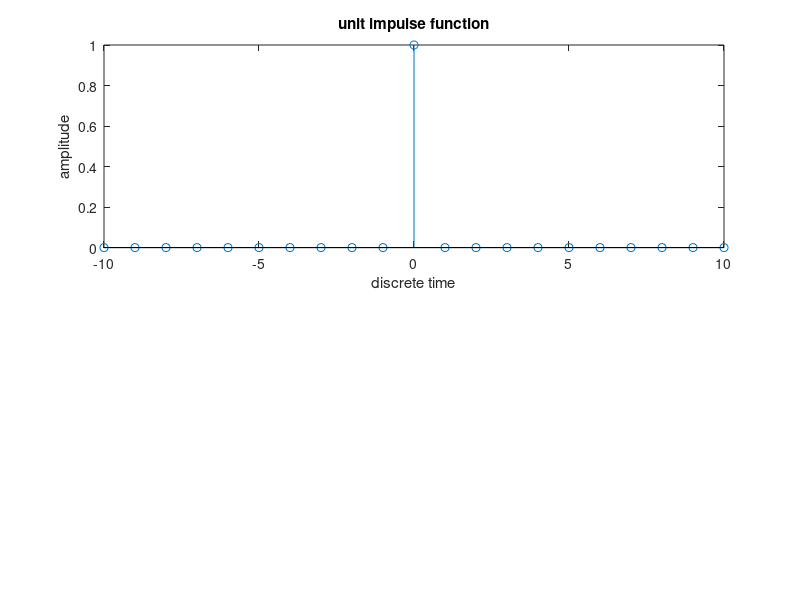

This chart was generated by the following MATLAB code:
% generate unit impulse
%Saurabh Sharma 2014ipg-078


close all 
t=-10:1:10;
unitstep=t==0;
subplot(2,1,1);
stem(t,unitstep);
title('unit impulse function');
xlabel('discrete time');
ylabel('amplitude');